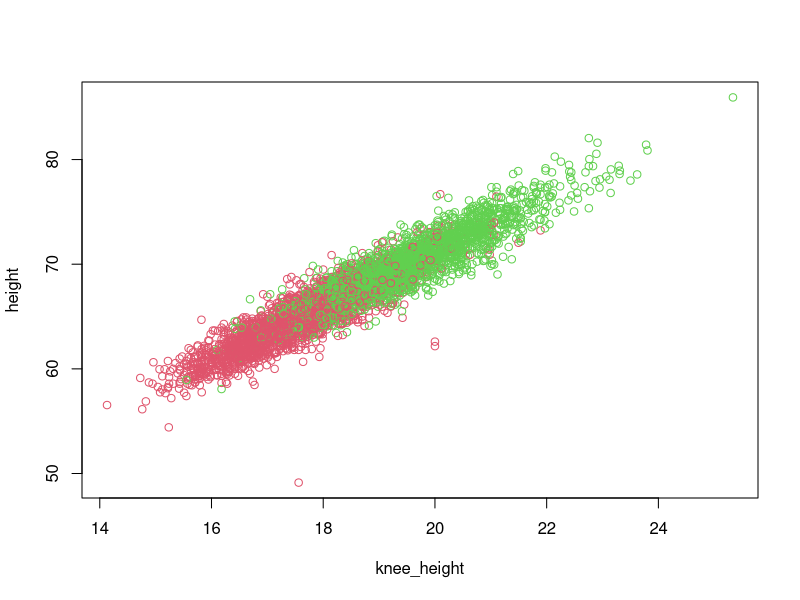
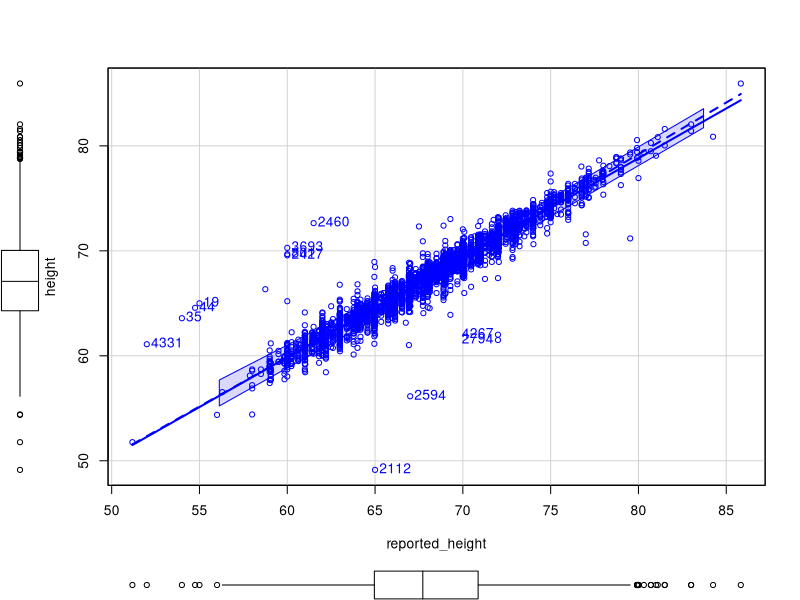
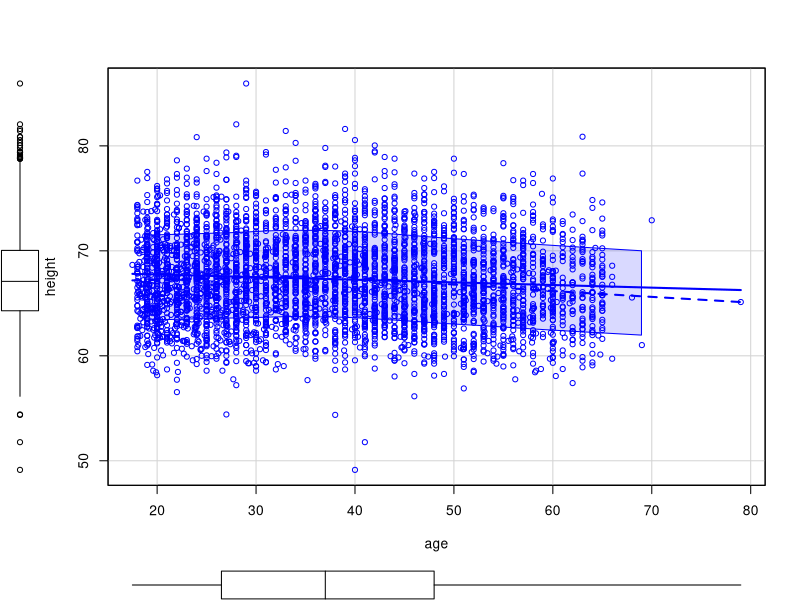

Generate these figures, in order, with R:
#------------------------------------------------------------------------
# Title: caesar anthropometric data
# Author: William Murrah
# Description: https://data.world/andy/caesar and
#.             https://www.kaggle.com/datasets/thedevastator/3-d-anthropometry-measurements-of-human-body-sur
# Created: Saturday, 08 July 2023
# R version: R version 4.3.1 (2023-06-16)
# Project(working) directory: /Users/wmm0017/Projects/Books/RegressionModelingBook
#------------------------------------------------------------------------

library(car)
caesar <- read.csv("data/caesar.csv", header = TRUE, 
                   stringsAsFactors = TRUE)
caesar <- caesar[-1, ]

# Calculate BMI
#weight (lb) / [height (in)]2 x 703
caesar$bmi <- with(caesar, weight/height^2*703)
mod <- lm(height ~ reported_height, data = caesar)
summary(mod)




kneemod <- lm(height ~ knee_height + age + gender, data = caesar)
summary(kneemod)

with(caesar, cor(height, knee_height, use = "pairwise.complete.obs"))

plot(height ~ knee_height, data = caesar, col = caesar$gender)

scatterplot(height ~ reported_height, data = caesar, 
            id = list(method = "mahal", n = 12))

caesar[2112, ]


hwmod1 <- lm(height ~ poly(weight, 2, raw = TRUE), data = caesar)
hwmod2 <- lm(height ~ weight, caesar)
anova(hwmod1, hwmod2)
anova(hwmod1)
summary(hwmod1)
summary(hwmod2)

scatterplot(height ~ age, caesar)
